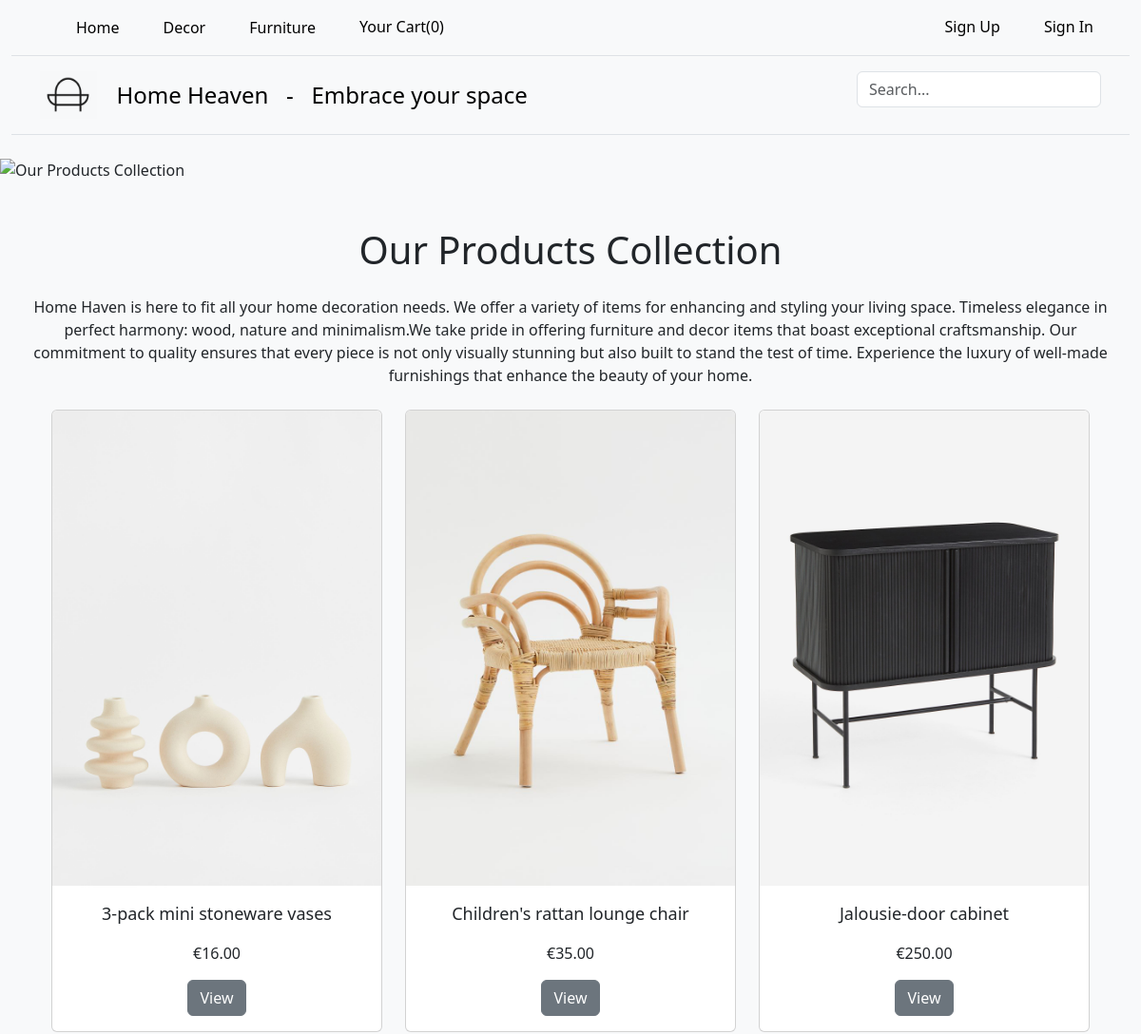
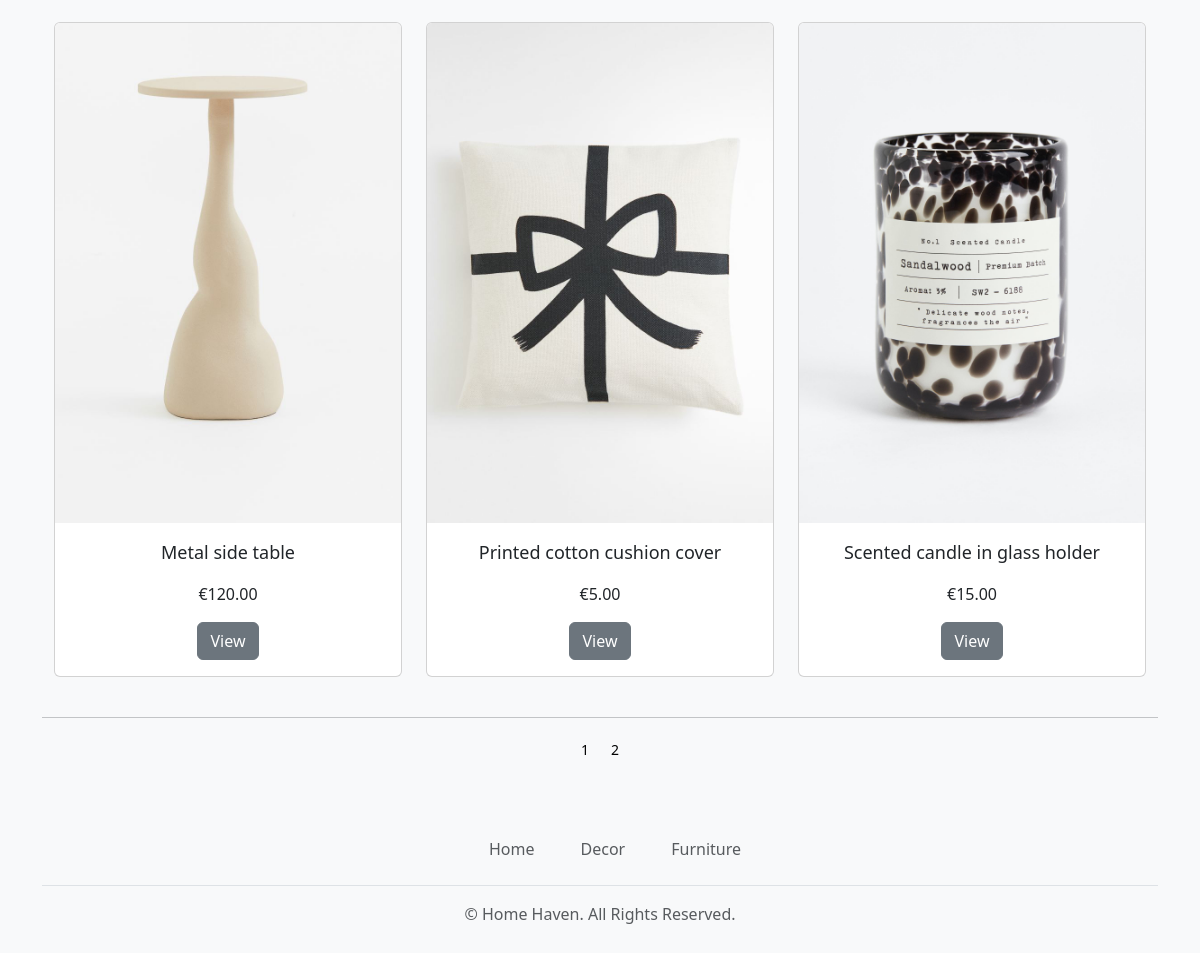
Before: /products/ with the older database file (2 pictures, top to bottom).
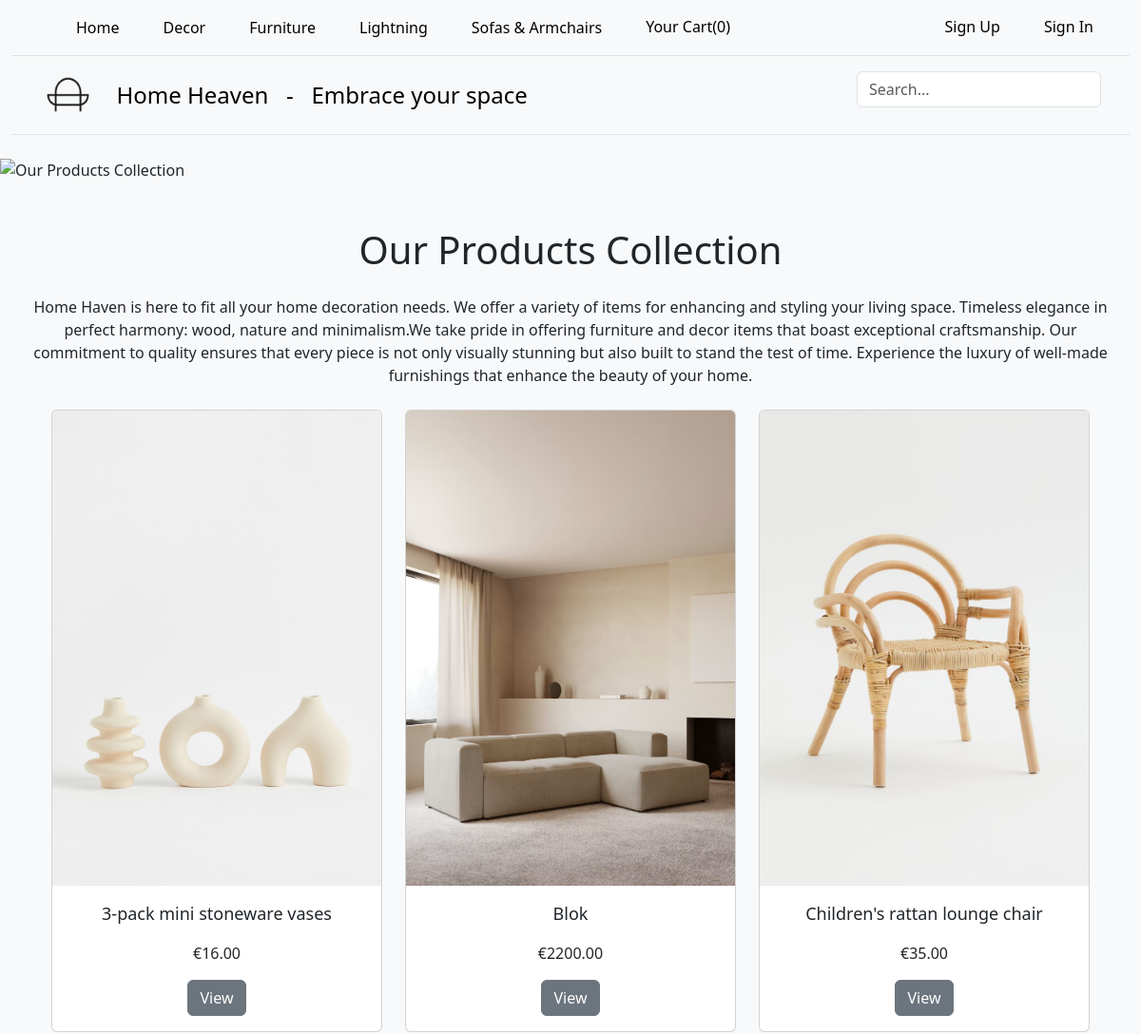
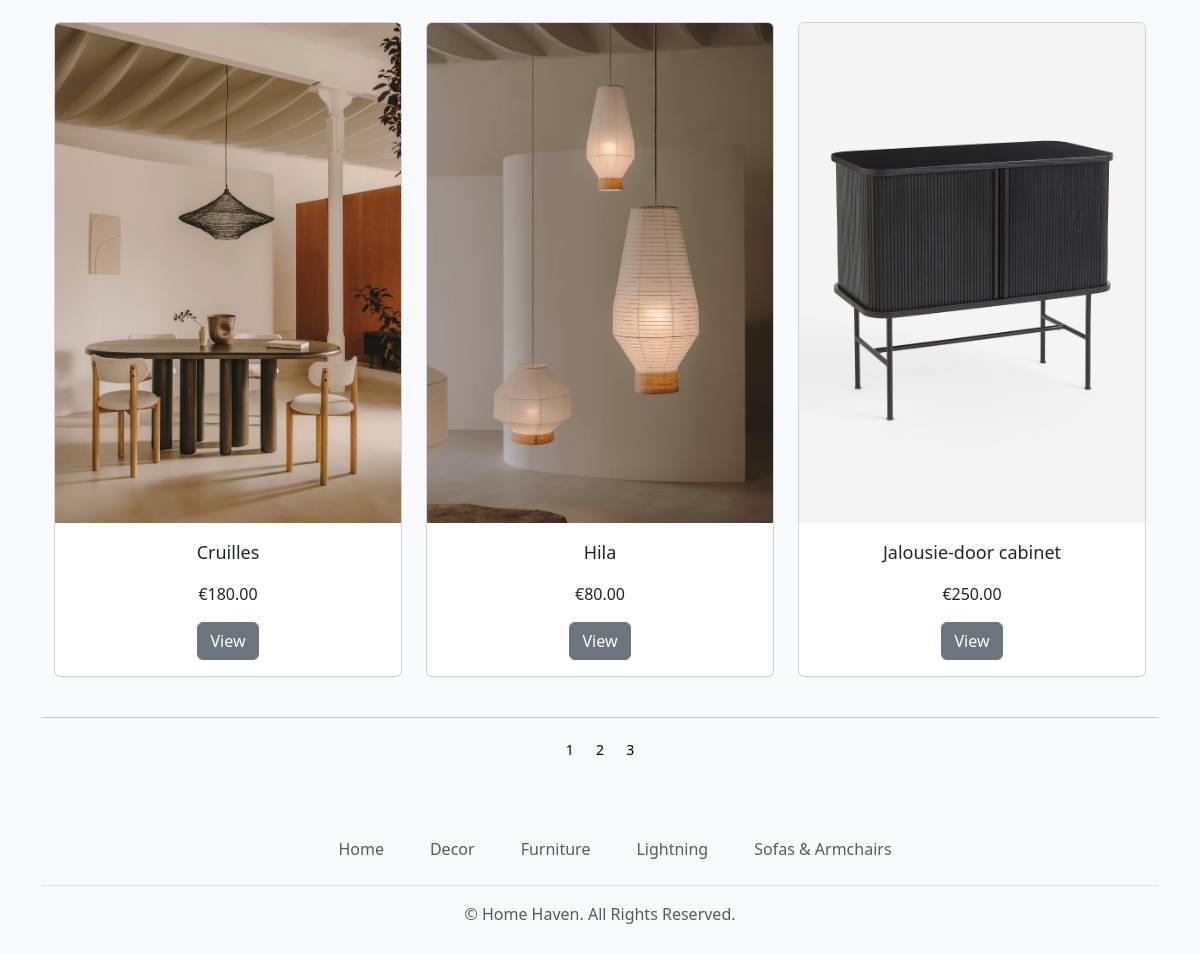
After: the same page with the newer database file (2 pictures, top to bottom).
### shop/models.py (models this page shows, shortened)
class Category(models.Model):
    id = models.UUIDField(primary_key=True,default=uuid.uuid4,editable=False)
    name = models.CharField(max_length=250, unique=True)
    description = models.TextField(blank = True)
    image = models.ImageField(upload_to = 'category', blank=True)
    class Meta:
        ordering = ('name',)
        verbose_name = 'category'
        verbose_name_plural = 'categories'
    def get_absolute_url(self):
        return reverse('shop:products_by_category', args=[self.id])

class Product(models.Model):
    id = models.UUIDField(primary_key=True,default=uuid.uuid4, editable=False)
    name = models.CharField(max_length=250, unique=True)
    description = models.TextField(blank=True)
    category = models.ForeignKey(Category, on_delete=models.CASCADE)
    price = models.DecimalField(max_digits=10, decimal_places=2)
    image = models.ImageField(upload_to='product')
    stock = models.IntegerField()
    available = models.BooleanField(default=True)
    tags = models.ManyToManyField(Tag, blank=True)
    class Meta:
        ordering = ('name',)
        verbose_name = 'product'
        verbose_name_plural = 'products'
    def get_absolute_url(self):
        return reverse('shop:product_detail', args=[self.category.id, self.id])

### shop/views.py (the view)
# urls.py: path("products/", views.prod_list, name="all_products"),
def prod_list(request,category_id=None):
    category = None
    products = Product.objects.filter(stock__gt=0)
    if category_id:
        category = get_object_or_404(Category,id=category_id)
        products = Product.objects.filter(category=category, stock__gt=0)
    paginator = Paginator(products,6)
    try:
        page = int(request.GET.get('page','1'))
    except:
        page = 1
    try:
        products = paginator.page(page)
    except (EmptyPage,InvalidPage):
        products = paginator.page(paginator.num_pages)
    return render(request,'shop/category.html',{'category':category,'prods':products})

### cart/context_processors.py (called while the page is built)
def counter(request):
    item_count = 0
    if 'admin' in request.path:
        return {}
    try:
        cart = Cart.objects.get(cart_id=_cart_id(request))
        cart_items = CartItem.objects.filter(cart=cart)
        item_count = sum(cart_item.quantity for cart_item in cart_items)
    except Cart.DoesNotExist:
        item_count = 0
    return {'item_count': item_count}

### cart/views.py (called while the page is built)
def _cart_id(request):
    cart = request.session.session_key
    if not cart:
        cart = request.session.create()
    return cart

### shop/context_processors.py (called while the page is built)
def menu_links(request):
    categories = Category.objects.all()
    return {'categories':categories}

### shop/templates/shop/category.html (shortened to what this page needs)
{% extends "base.html" %}
{% load static %}
{% block content %}
{% if category %}
    <div>
        <h1 class="text-center">{{category.name}}</h1>
        <p class="text-center m-4 p-4">{{category.description}}</p>
        <br>
    </div>
{% else %}
<img style= "width: 100vw;"src="{% static 'images/banner_p.jpg' %}" alt="Our Products Collection">
<br> <br> <br>
<div>
    <h1 class="text-center">Our Products Collection</h1>
    <p class="text-center m-4">Home Haven is here to fit all your home decoration needs. We offer a variety of items for enhancing and styling your living space. Timeless elegance in perfect harmony: wood, nature and minimalism.We take pride in offering furniture and decor items that boast exceptional craftsmanship. Our commitment to quality ensures that every piece is not only visually stunning but also built to stand the test of time. Experience the luxury of well-made furnishings that enhance the beauty of your home.</p>
</div>
{% endif %}
<div>
    <div class="container">
        <div class="row mx-auto">
            {% for product in prods %}
            <div class="col-9 col-lg-4 col-sm-12 col-md-4 mb-4">
                <div class="card text-center h-100" style="min-width:18rem;">
                    <a href="{{product.get_absolute_url}}"><img class="card-img-top" src="{{product.image.url}}" alt="{{product.name}}" style="height:500px; width:100% "></a>
                    <div class="card-body">
                        <p style="font-size: 18px;">{{product.name}}</p>
                        <p>€{{product.price}}</p>
                        <a href="{{product.get_absolute_url}}"><button type="submit" class="btn btn-secondary">View</button></a>
                    </div>
                </div>
            </div>
            {% endfor %}
        </div>
        <div class="mx-auto">
            {% if prods.paginator.num_pages > 1 %}
            <hr>
            <div class="text-center">
                {% for pg in prods.paginator.page_range %}
                <a href="?page={{pg}}" class="btn btn-light btn-sm {%
            if products.number == pg %}active{% endif
            %}">{{pg}}</a>
                {% endfor %}
            </div>
            {% endif %}
        </div>
        <br>
    </div>
{% endblock %}

### shop/templates/base.html (shortened to what this page needs)
{% load static %}
<!DOCTYPE html>
<html lang="en">
<head>
    <link rel="stylesheet" type="text/css" href="{% static 'css/custom.css' | url %}">
    <link href="https://cdn.jsdelivr.net/npm/bootstrap@5.3.0/dist/css/bootstrap.min.css" rel="stylesheet" />
</head>
<body class='bg-light'>
        <div class="container-fluid my_top_navbar_div">
            {% include 'navbar.html' %}
        </div>
        {% block content %}
        {% endblock %}
        {% include 'footer.html' %}
</body>
</html>

### shop/templates/navbar.html (shortened to what this page needs)
{% load static %}
<nav class="py-2 bg-body-tertiary border-bottom">
    <div class="container d-flex flex-wrap">
      <ul class="nav me-auto">
        <li class="nav-item"><a href="{% url 'shop:home' %}" class="nav-link link-body-emphasis px-2 active" aria-current="page">Home</a></li>
        {% for cat in categories %}
        <li class="nav-item"><a  href="{{cat.get_absolute_url}}" class="nav-link link-body-emphasis px-2">{{cat.name}}</a></li>
        {% endfor %}
        <li class="nav-item text-center">
          <a class="nav-link link-body-emphasis px-2" href="{% url 'cart:cart_detail' %}">Your Cart({{ item_count|default:"0" }})</a>
        </li>
      </ul>
      <ul class="nav">
        {% if user and user.is_authenticated %}
        <li class="nav-item">
          <div class="dropdown" >
            <a href="{% url 'profile_view' user.profile.pk %}"class="nav-link" role="button" style="color:black;">
              Welcome, {{ user.username }} <ion-icon name="caret-down-outline"></ion-icon>
            </a>
            <div class="dropdown-menu">
              <a href="{% url 'profile_view' user.profile.pk %}" class="dropdown-item" style="color:black;">Profile</a>
              <a href="{% url 'order:order_history' %}" class="dropdown-item" style="color:black;">Order History</a>
              {% if user.user_type == 'manager' %}
              <a href="{% url 'admin:index' %}" class="dropdown-item" style="color:black;">Admin</a>
              {% endif %}
            </div>
          </div>
        </li>
        <li class="nav-item">
          <a href="{% url 'logout' %}" class="nav-link link-body-emphasis px-2">Sign Out <ion-icon
              name="exit-outline"></ion-icon></a>
        </li>
        {% else %}
        <li class="nav-item">
          <a href="{% url 'signup' %}" class="nav-link link-body-emphasis px-2">Sign Up </a>
        </li>
        <li class="nav-item">
          <a href="{% url 'login' %}" class="nav-link link-body-emphasis px-2">Sign In </a>
        </li>
        {% endif %}
      </ul>
    </div>
  </nav>
  <header class="py-3 mb-4 border-bottom">
    <div class="container d-flex flex-wrap justify-content-center">
      <a href="/" class="d-flex align-items-center mb-3 mb-lg-0 me-lg-auto link-body-emphasis text-decoration-none">
        <img src="{% static 'images/logo2.png' %}" alt="Home Decoration Store" class="bi me-2" width="60" height="50">
        <span class="fs-4">&nbsp&nbspHome Heaven &nbsp&nbsp- &nbsp Embrace your space</span>
      </a>
      <form class="col-12 col-lg-auto mb-3 mb-lg-0" role="search" method="POST" action="{% url 'search-view' %}">
        <input
            class="form-control"
            type="search"
            placeholder="Search..."
            name="search_query"
            aria-label="Search"
        >
     </form>
    </div>
  </header>

### shop/templates/footer.html
<div class="container">
  <footer class="py-3 my-4">
    <ul class="nav justify-content-center border-bottom pb-3 mb-3">
      <li class="nav-item"><a href="#" class="nav-link px-2 text-muted">Home</a></li>
      {% for cat in categories %}
      <li class="nav-item"><a href="{{cat.get_absolute_url}}" class="nav-link px-2 text-muted">{{cat.name}}</a></li>
      {% endfor %}
    </ul>
    <p class="text-center text-muted">© Home Haven. All Rights Reserved.</p>
  </footer>
</div>

### static/css/custom.css (style rules this page uses)
.container { max-width: 1200px; margin: 0 auto; padding: 0 20px; }
.nav-item { position: relative; text-decoration: none; margin-left: 30px; list-style: none; display: flex; align-items: center; }
.nav-item a { text-decoration: none; color: #2569fa; }

Changed rows visible on the page:
no longer on this page (row unchanged): Product: image (picture), name "Metal side table", price "120.00"
no longer on this page (row unchanged): Product: image (picture), name "Printed cotton cushion cover", price "5.00"
no longer on this page (row unchanged): Product: image (picture), name "Scented candle in glass holder", price "15.00"
added Category: name "Lightning"
added Category: name "Sofas & Armchairs"
added Product: image (picture), name "Blok", price "2200.00"
added Product: image (picture), name "Cruilles", price "180.00"
added Product: image (picture), name "Hila", price "80.00"
Other visible differences:
new list line: "3"
